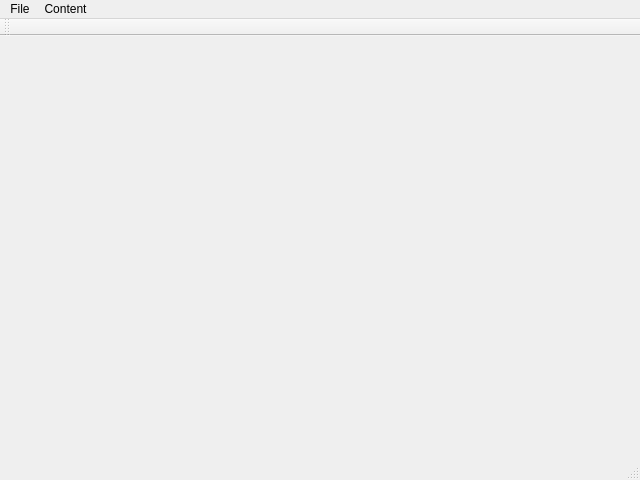
<?xml version="1.0" encoding="UTF-8"?>
<ui version="4.0">
 <class>FBXViewerClass</class>
 <widget class="QMainWindow" name="FBXViewerClass">
  <property name="geometry">
   <rect>
    <x>0</x>
    <y>0</y>
    <width>640</width>
    <height>480</height>
   </rect>
  </property>
  <property name="windowTitle">
   <string>FBXViever</string>
  </property>
  <widget class="QWidget" name="centralWidget">
   <layout class="QHBoxLayout" name="horizontalLayout">
    <item>
     <widget class="QStackedWidget" name="stackedWidget">
      <widget class="FileInfo" name="page_fileInfo"/>
      <widget class="NodeInfo" name="page_nodeInfo"/>
     </widget>
    </item>
   </layout>
  </widget>
  <widget class="QMenuBar" name="menuBar">
   <property name="geometry">
    <rect>
     <x>0</x>
     <y>0</y>
     <width>640</width>
     <height>21</height>
    </rect>
   </property>
   <widget class="QMenu" name="menu_file">
    <property name="title">
     <string>File</string>
    </property>
    <addaction name="action_open"/>
    <addaction name="action_exit"/>
   </widget>
   <widget class="QMenu" name="menu_content">
    <property name="title">
     <string>Content</string>
    </property>
    <addaction name="action_fileInfo"/>
    <addaction name="action_nodeInfo"/>
   </widget>
   <addaction name="menu_file"/>
   <addaction name="menu_content"/>
  </widget>
  <widget class="QToolBar" name="mainToolBar">
   <attribute name="toolBarArea">
    <enum>TopToolBarArea</enum>
   </attribute>
   <attribute name="toolBarBreak">
    <bool>false</bool>
   </attribute>
  </widget>
  <widget class="QStatusBar" name="statusBar"/>
  <action name="action_open">
   <property name="text">
    <string>Open</string>
   </property>
  </action>
  <action name="action_exit">
   <property name="text">
    <string>Exit</string>
   </property>
  </action>
  <action name="action_fileInfo">
   <property name="text">
    <string>File Info</string>
   </property>
  </action>
  <action name="action_nodeInfo">
   <property name="text">
    <string>Node Info</string>
   </property>
  </action>
 </widget>
 <layoutdefault spacing="6" margin="11"/>
 <customwidgets>
  <customwidget>
   <class>FileInfo</class>
   <extends>QWidget</extends>
   <header>../../../../Headers/FileInfo.h</header>
   <container>1</container>
  </customwidget>
  <customwidget>
   <class>NodeInfo</class>
   <extends>QWidget</extends>
   <header>../../../../Headers/NodeInfo.h</header>
   <container>1</container>
  </customwidget>
 </customwidgets>
 <resources>
  <include location="../FBXViewer.qrc"/>
 </resources>
 <connections/>
</ui>
